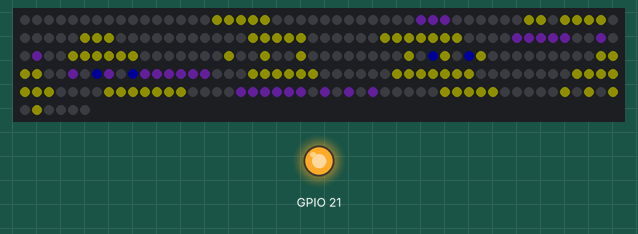
A program run on a simulated Raspberry Pi (BCM pin numbers). Shown: 256 RGB LEDs in strip order, left to right, continuing on the next row, output pins drawn as LEDs (lit = HIGH). Dim RGB values are drawn brighter than linear.

Above: at 0.46 s.
At 3.77 s:
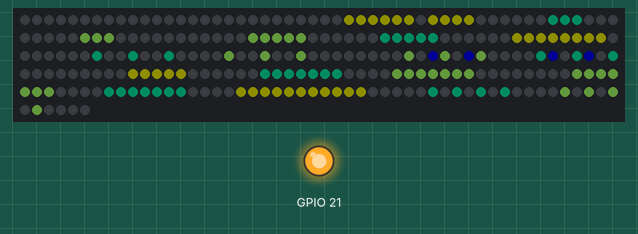
At 6.78 s:
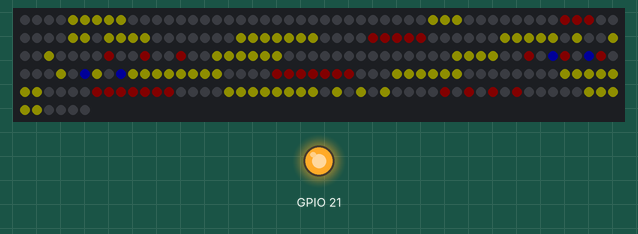
At 13.1 s:
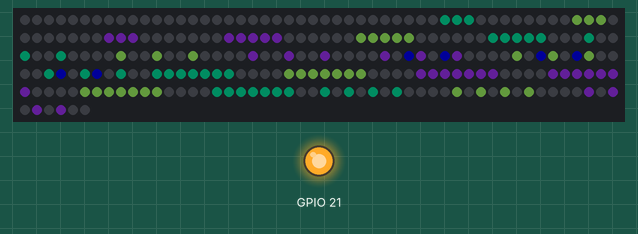
Timing chart, 0 to 14.6 s (numbered marks = the images above):
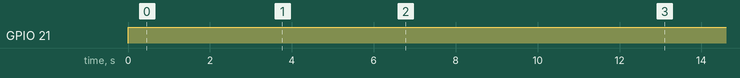

The program:

super.py
```python
import board
import neopixel
import time
from  alphabet import *
from  packman_collection import *
pixel_pin = board.D18
# The number of NeoPixels
num_pixels = 256
# The order of the pixel colors - RGB or GRB. Some NeoPixels have red and green reversed!
# For RGBW NeoPixels, simply change the ORDER to RGBW or GRBW.
ORDER = neopixel.GRB

pixels = neopixel.NeoPixel(
    pixel_pin, num_pixels, brightness=0.1, auto_write=False, pixel_order=ORDER
)

########################################
import RPi.GPIO as GPIO
import time
GPIO.setmode(GPIO.BCM)
GPIO.setwarnings(False)
GPIO.setup(21, GPIO.OUT)

Anna = True

########################################

def map_matrix(row, column):
	Anna = True
	if Anna:
		column = column % 32
		row = row % 8
		if row == 0:
			return column
		elif row == 1:
			return (63-column)
		elif row == 2:
			return ( column + 64)
		elif row == 3:
			return ( 127- column)
		elif row == 4:
			return (column + 128)
		elif row == 5:
			return (191 - column)
		elif row == 6:
			return (column + 192)
		elif row == 7:
			return (255 - column)
	else:
		row = row % 8
		column = column % 32
		add_from_column = (31 - column)*8
		if column % 2 == 1:
			add_from_row = 7- (row % 8)
		else:
			add_from_row = row % 8
		return (add_from_column + add_from_row)

def power_supply(stand):
	if stand or stand == 'ON' or stand == 1:
		GPIO.output(21, 1)
		time.sleep(0.025)
	else:
		GPIO.output(21, 0)

def clear_matrix():
	for lala in range(256):
		pixels[lala] = (0,0,0)
	pixels.show()


#####################################################################

def colors(color_def):
	if color_def == 1:
		return (0, 66, 0)		#Green R G B
	elif color_def == 2:
		return (140, 140, 0)	#Yellow
	elif color_def == 3:
		return (66, 0, 0)		#Red
	elif color_def == 4:
		return (0, 0, 255)		#Blue
	elif color_def == 5:
		return (166, 50, 255)	#Light Blue
	elif color_def == 6:
		return (167, 254, 100)	#Orange
	elif color_def == 7:
		return (0, 130, 95) 	#Purpel
	else:
		return (0,0,0)
###################################################################

def disp_lay(led_table, pos_x=0, pos_z =0):
	row = 0
	column = 0
	asp = 10
	for row in range(8):
		for column in range(32):
			pick_up_x = (column + pos_x) % (len(led_table[0]))
			pick_up_z = (row + pos_z) % (len(led_table))
			b = led_table[pick_up_z][pick_up_x]
			pixels[map_matrix(row, column)] =colors(b)
			column +=1
		row +=1

########################################################

def create_display_map(*elements):
	# creating one large table from many small
	elements_sum = (8*[[]])
	for element in elements:
		for i in range(8):
			elements_sum[i] = elements_sum[i] + element[i]
	return(elements_sum)

def turn_off_slowly(speed = 0.05, step = 1):
	shutdown = lambda val: 0 if (val-step < 5) else val-step
	leds_on = True
	while leds_on:
		temp = 0
		for led in range (num_pixels):
			r = shutdown(pixels[led][0])
			g = shutdown(pixels[led][1])
			b = shutdown(pixels[led][2])
			pixels[led] = (r, g, b)
			temp = temp + r+g+b
		pixels.show()
		if temp == 0:
			leds_on = False
		else:
			time.sleep(speed)
########################################################

if __name__ == '__main__':
	try:
		power_supply(True)

		# O = letter('O')
		# G = letter('G')
		# D = letter('D')
		# J = letter('J')
		# U = letter('U')
		# L = letter('L')
		# tree = letter('tree')

		pack_1 = pack('pack_1')
		pack_2 = pack('pack_2')
		pack_3 = pack('pack_3')
		pack_4 = pack('pack_4')
		pack_5 = pack('pack_5')
		pack_man = pack('pack_man')

		# led_table = create_display_map(G,O,D,tree,J,U,L,letter('tree'),)
		led_table = create_display_map(pack_1,pack_2,pack_man,pack_3,pack_4,pack_5,pack_man,)
		# add as much as yoy like to 'led_table'

		roll = 3
		# the number of repetitions

		roll_actual = len(led_table[0])*roll

		# from right to left
		for i in range(roll_actual):
			disp_lay(led_table,i,)
			pixels.show()
			time.sleep(0.01)

		# from left to right
		for i in range (roll_actual, 0, -1):
			disp_lay(led_table,i,)
			pixels.show()
			time.sleep(0.01)

		# for fun ;)
		for i in range(roll_actual):
				disp_lay(led_table,i,i)
				pixels.show()
				time.sleep(0.1)
		turn_off_slowly()
		time.sleep(3)
		power_supply(0)

	except KeyboardInterrupt:
		for i in range(256):
			pixels[i] =(0, 0, 0)
		pixels.show()
		time.sleep(0.025)
		GPIO.output(21, 0)
```

Source omitted: alphabet.py (data table, 1840 bytes), n_collection.py (data table, 1638 bytes)

Measured:
- by itself, GPIO 21: LOW → HIGH at 0.00 s
